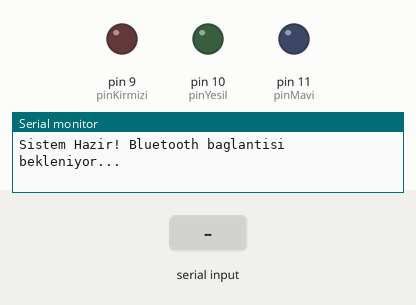
Bench run of a sketch on a simulated Arduino Uno, built with avr-gcc and run on an emulated ATmega328P. Parts: output pins drawn as LEDs (lit = HIGH), the last lines printed to the serial monitor. The test bench sets the inputs (shaded band).

Above: at 1.2 s.
1.3 s: "k" received over the second serial link
At 2.5 s:
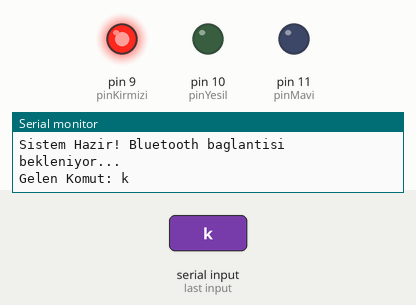
2.8 s: "y" received over the second serial link
At 3.7 s:
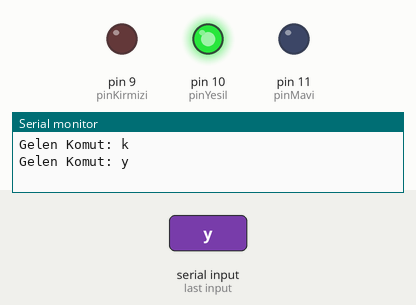
4.3 s: "m" received over the second serial link
At 4.9 s:
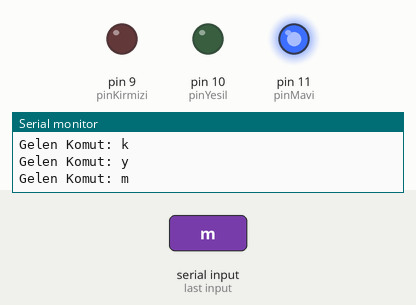
5.8 s: "s" received over the second serial link
At 7.0 s:
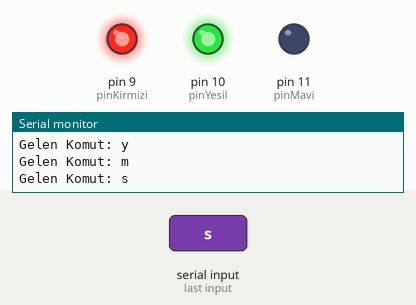
7.3 s: "u" received over the second serial link
At 8.3 s:
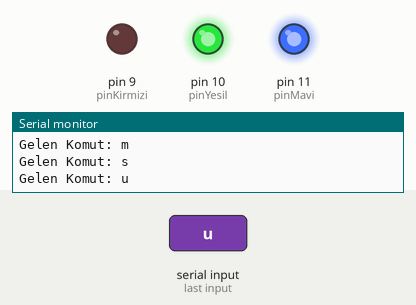
8.8 s: "p" received over the second serial link
At 9.5 s:
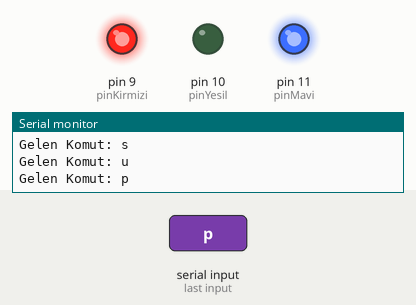
Timing chart, 0 to 11.3 s (numbered marks = the images above; inputs shaded):
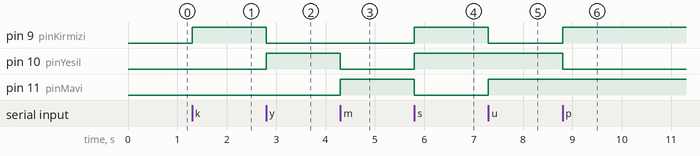

Measured:
- after the input at 1.3 s, pin 9 (pinKirmizi): LOW → HIGH at once
- after the input at 2.8 s, pin 9 (pinKirmizi): HIGH → LOW at once; pin 10 (pinYesil): LOW → HIGH at once
- after the input at 4.3 s, pin 10 (pinYesil): HIGH → LOW at once; pin 11 (pinMavi): LOW → HIGH at once
- after the input at 5.8 s, pin 9 (pinKirmizi), pin 10 (pinYesil): LOW → HIGH at once; pin 11 (pinMavi): HIGH → LOW at once
- after the input at 7.3 s, pin 9 (pinKirmizi): HIGH → LOW at once; pin 11 (pinMavi): LOW → HIGH at once
- after the input at 8.8 s, pin 9 (pinKirmizi): LOW → HIGH at once; pin 10 (pinYesil): HIGH → LOW at once

The sketch:

BluetoohmodulileRGBledyakma.ino
```cpp
#include <SoftwareSerial.h>

// --- AYARLAR ---
// Bluetooth modülü için sanal port (TX, RX)
// Arduino Pin 2 -> Bluetooth TX ucuna bağlanacak
// Arduino Pin 3 -> Bluetooth RX ucuna bağlanacak
SoftwareSerial myBluetooth(2, 3);

// RGB Modül Pin Tanımlamaları
const int pinKirmizi = 9;
const int pinYesil = 10;
const int pinMavi = 11;

char gelenVeri; // Telefondan gelen harfi tutacak değişken

void setup() {
  // Pinleri çıkış olarak ayarla
  pinMode(pinKirmizi, OUTPUT);
  pinMode(pinYesil, OUTPUT);
  pinMode(pinMavi, OUTPUT);

  // Seri haberleşmeleri başlat
  Serial.begin(9600);       // Bilgisayar ekranı için
  myBluetooth.begin(38400);  // Bluetooth modülü için (Genelde 9600'dür)

  // Başlangıçta LED'i söndür
  renkAyarla(0, 0, 0);
  Serial.println("Sistem Hazir! Bluetooth baglantisi bekleniyor...");
}

void loop() {
  // Bluetooth'tan veri gelip gelmediğini kontrol et
  if (myBluetooth.available()) {
    gelenVeri = myBluetooth.read(); // Veriyi oku ve değişkene at
    Serial.print("Gelen Komut: ");
    Serial.println(gelenVeri);

    // Gelen harfe göre işlem yap
    switch (gelenVeri) {
      case 'k': // 'k' gönderince KIRMIZI
        renkAyarla(255, 0, 0);
        break;
      case 'y': // 'y' gönderince YEŞİL
        renkAyarla(0, 255, 0);
        break;
      case 'm': // 'm' gönderince MAVİ
        renkAyarla(0, 0, 255);
        break;
      case 's': // 's' gönderince SARI
        renkAyarla(255, 255, 0);
        break;
      case 'u': // 'u' gönderince TURKUAZ (Cyan)
        renkAyarla(0, 255, 255);
        break;
      case 'p': // 'p' gönderince MOR (Purple)
        renkAyarla(255, 0, 255);
        break;
      case 'b': // 'b' gönderince BEYAZ
        renkAyarla(255, 255, 255);
        break;
      case 'x': // 'x' gönderince KAPAT
        renkAyarla(0, 0, 0);
        break;
    }
  }
}

// Renkleri ayarlayan ana fonksiyon
void renkAyarla(int kirmiziDegeri, int yesilDegeri, int maviDegeri) {
  // Ortak Katot (-) modül için kod:
  analogWrite(pinKirmizi, kirmiziDegeri);
  analogWrite(pinYesil, yesilDegeri);
  analogWrite(pinMavi, maviDegeri);

  /* NOT: Eğer modülün ORTAK ANOT (+) ise yukarıdaki 3 satırı sil,
     yerine aşağıdakileri yaz:
     analogWrite(pinKirmizi, 255 - kirmiziDegeri);
     analogWrite(pinYesil, 255 - yesilDegeri);
     analogWrite(pinMavi, 255 - maviDegeri);
  */
}
```
